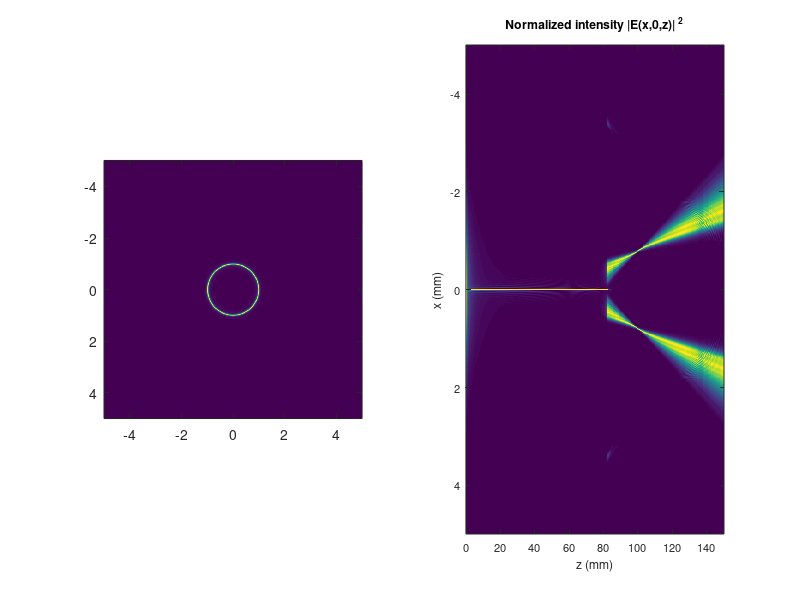
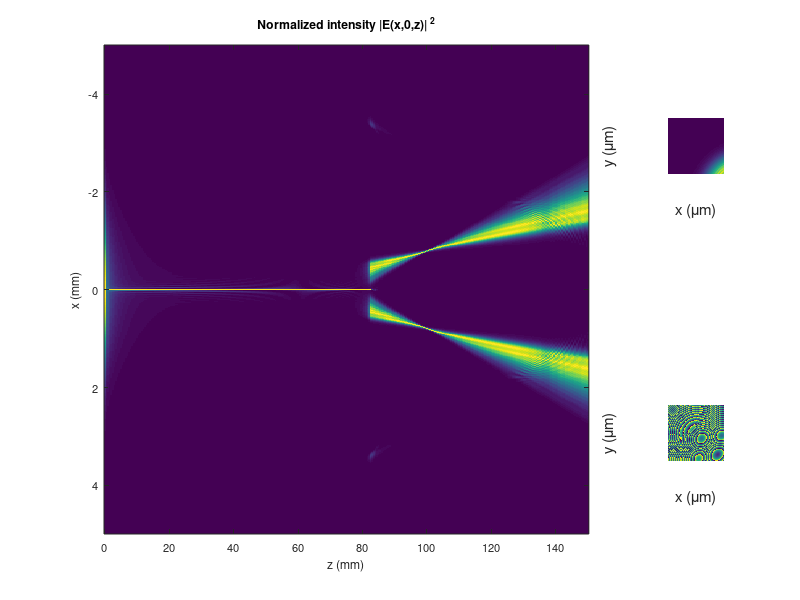

The MATLAB script that drew these images, in order:
%
%  Program Axicon - 8/4/2013
%  Solves field propagation past an axicon
%
%function Axicon;
%
%  Read in input data
%
clear; 

w0 = 2e3;              %unit micron, radius of incoming beam
lambda = 0.8;           %unit micron
k = 2*pi/lambda;        
axang = 178;            %axcon angle
n = 1.4533;                %refractive index of axicon
%
beamAngle = (n-1)*(180-axang)*pi/360;

%% ================ Grid Parameters =================
% xymax   = 10*1e3;          %simulation range for XY is 10mm cross
% nxy     = 512;
% zmax    = 100*1e3;         %simulation range for Z is 100mm long
% nz      = 512;
kr = k*(n-1)*(180-axang)*pi/360;       %I believe this is not used

xymax   = 10000;
nxy     = 1000;
zmax    = w0/(kr/k);         % length of Bessel beam zmax
L       = 3*zmax;
nz      = 100;              %Number of points in length of L
R       = 100e3;            %Define the focal length of the spherical lens
%
dz = L/nz;
dz = 0.5e3;
xmax = xymax;
dx = xmax/nxy;
kmax = 2*pi/dx;
dk = kmax/nxy;
nmid = floor(nxy/2);

v = [0:nxy-1];
[x,y] = meshgrid(v,v);
x = x*dx - xmax/2;
y = y*dx - xmax/2;
xyar = v*dx - xmax/2;
p = find(v > nmid);
v(p) = nxy-v(p);
v = v*dk;
[k2,k1] = meshgrid(v,v);
[theta,r] = cart2pol(x,y);

% Parameter for diffraction simulation
arg   = -dz*(k1.^2+k2.^2)/2/k;
freq  = exp(sqrt(-1)*arg);

%
%%================ Set up input beam ===========================
%
% e = exp(-(r-2000).^2/50^2);
phaseAxicon = -r*(180-axang)*pi/360*(n-1)/lambda; 
e = exp(-r.^2/w0^2);                    %Amplitude of a Gaussian beam with radius w0.
e = e.*exp(1i*phaseAxicon*2*pi);        %adding the phase of axicon
% e = e.*exp(-1i*k*r.^2/2/R);             %adding the phase of a shperical lens

f = fft2(e);
f = fftshift(f);

e = e.*exp(-1i*k*r.^2/2/R);             %adding the phase of a shperical lens

z = 0;
zval(1)    = 0;
ii=1;
iprof(ii,:) = abs(e(:,nmid+1)).^2;

for i = 1:3*nz
    ii=ii+1;
    e = fft2(ifft2(e).*freq);
    imax = max(abs(e(:,nmid+1)).^2);
    iprof(ii,:) = abs(e(:,nmid+1)).^2/imax;
%     iprof(ii,:) = abs(e(:,nmid+1));
    zval(ii) = zval(ii-1) + dz;
end

subplot(1,2,1)
imagesc(xyar./1e3,xyar./1e3,abs(f));axis image;
subplot(1,2,2)
imagesc(zval./1e3,xyar./1e3,iprof');
set(gca,'FontSize',8);
xlabel('z (mm)');
ylabel('x (mm)');
title('Normalized intensity |E(x,0,z)| ^2');

% e = e.*exp(1i*phaseAxicon*2*pi);        %adding the phase of axicon

% for i = 1:20
%     ii=ii+1;
%     e = fft2(ifft2(e).*freq);
%     imax = max(abs(e(:,nmid+1)).^2);
%     iprof(ii,:) = abs(e(:,nmid+1)).^2/imax;
% %     iprof(ii,:) = abs(e(:,nmid+1));
%     zval(ii) = zval(ii-1) + dz;
% end
% 
% e = e.*exp(-1i*k*r.^2/2/R);
% 
% for i = 1:5*nz
%     ii=ii+1;
%     e = fft2(ifft2(e).*freq);
%     imax = max(abs(e(:,nmid+1)).^2);
%     iprof(ii,:) = abs(e(:,nmid+1)).^2/imax;
% %     iprof(ii,:) = abs(e(:,nmid+1));
%     zval(ii) = zval(ii-1) + dz;
% end
%

figure;hold on;
subplot(2,5,[1 2 3 4 6 7 8 9]);
 imagesc(zval./1e3,xyar./1e3,iprof');
set(gca,'FontSize',8);
xlabel('z (mm)');
ylabel('x (mm)');
title('Normalized intensity |E(x,0,z)| ^2');
subplot(2,5,5);
imagesc(xyar((256-140):(256+140)),xyar((256-140):(256+140)),abs(e((256-140):(256+140),(256-140):(256+140))).^2);axis image;axis off;
xlabel('x (\mum)');
ylabel('y (\mum)');
subplot(2,5,10);
imagesc(xyar((256-140):(256+140)),xyar((256-140):(256+140)),angle(e((256-140):(256+140),(256-140):(256+140))));axis image;axis off;
xlabel('x (\mum)');
ylabel('y (\mum)');
%
% figure(2)
% %plot(xyar,abs(e(nmid+1,:)).^2,xyar,iprof(end,:));
% plot(xyar,iprof(1,:),xyar,iprof(end,:));
% set(gca,'FontSize',15);
% xlabel('x (microns)');
% ylabel('|E(x,0,z=L)|^2');
% title('Final intensity profile');
% %
% figure(3)
% subplot(2,2,1)
% imagesc(xyar,xyar,abs(e).^2);
% colorbar
% set(gca,'FontSize',15);
% xlabel('x (microns)');
% ylabel('y (microns)');
% title('Final intensity profile');
% %
% subplot(2,2,2)
% imagesc(xyar,xyar,angle(e));
% colorbar
% set(gca,'FontSize',15);
% xlabel('x (microns)');
% ylabel('y (microns)');
% title('Final Phase profile');